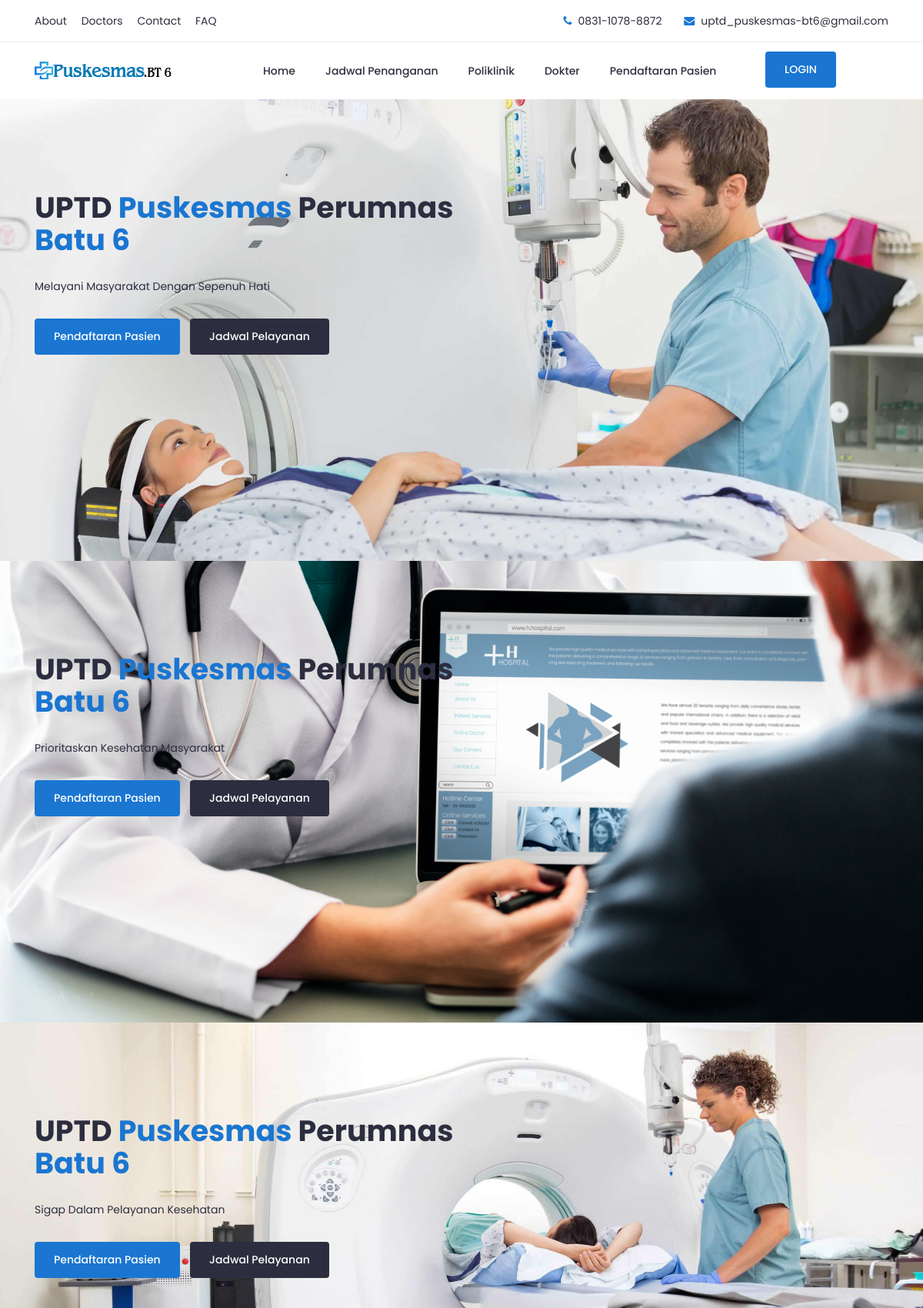
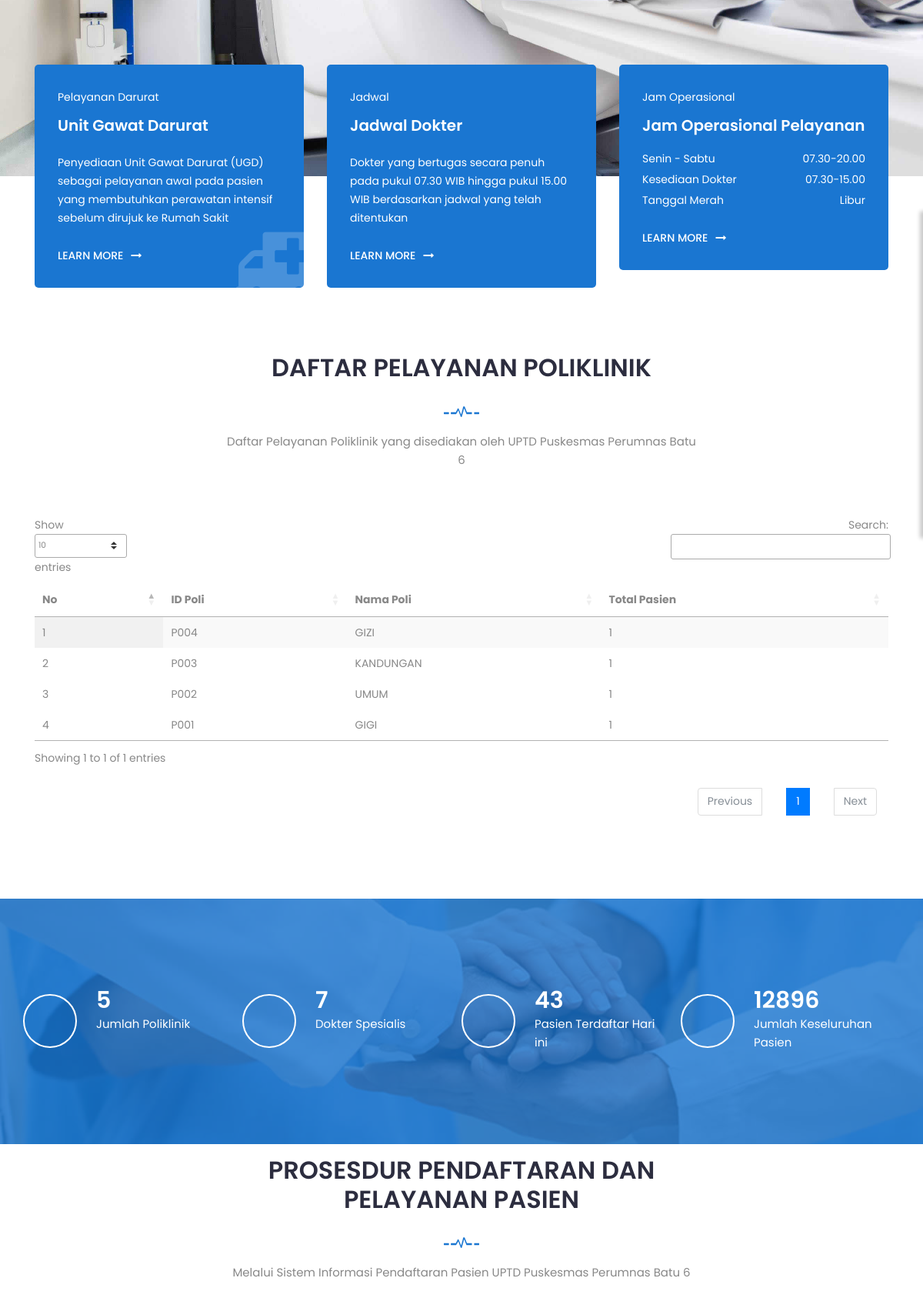
The page /poliklinik.php (upper part) on the database its author committed (2 pictures, top to bottom).
### tables this page shows
CREATE TABLE IF NOT EXISTS `poli` (
  `kd_poli` varchar(5) NOT NULL DEFAULT '',
  `nm_poli` varchar(50) NOT NULL
);

### poliklinik.php (the view, shortened to what this page needs)
<?php
require_once 'Connections/koneksi.php';
function get_int($key, $default = 0) {
    return isset($_GET[$key]) && is_numeric($_GET[$key]) ? (int) $_GET[$key] : $default;
}
$maxRows_jadwal = 10;
$pageNum_jadwal = get_int('pageNum_jadwal', 0);
$startRow_jadwal = $pageNum_jadwal * $maxRows_jadwal;
$query_jadwal = "
SELECT poli.kd_poli, poli.nm_poli, COUNT(pasien.id_pasien) AS total_pasien
FROM poli
LEFT JOIN pasien ON pasien.kd_poli = poli.kd_poli
GROUP BY poli.kd_poli, poli.nm_poli
ORDER BY poli.kd_poli DESC
";
$query_limit_jadwal = $query_jadwal . " LIMIT " . intval($startRow_jadwal) . ", " . intval($maxRows_jadwal);
$jadwal = mysqli_query($koneksi, $query_limit_jadwal);
?>
<!doctype html>
<html class="no-js" lang="zxx">
    <head>
		<link rel="stylesheet" href="css/bootstrap.min.css">
		<link rel="stylesheet" href="css/nice-select.css">
        <link rel="stylesheet" href="css/font-awesome.min.css">
        <link rel="stylesheet" href="css/icofont.css">
		<link rel="stylesheet" href="css/slicknav.min.css">
        <link rel="stylesheet" href="css/owl-carousel.css">
		<link rel="stylesheet" href="css/datepicker.css">
        <link rel="stylesheet" href="css/animate.min.css">
        <link rel="stylesheet" href="css/magnific-popup.css">
        <link rel="stylesheet" href="css/normalize.css">
        <link rel="stylesheet" href="style.css">
        <link rel="stylesheet" href="css/responsive.css">
<link rel='stylesheet' href='https://cdn.datatables.net/1.10.22/css/jquery.dataTables.min.css'/>
    </head>
    <body>
		<header class="header" >
			<div class="topbar">
				<div class="container">
					<div class="row">
						<div class="col-lg-6 col-md-5 col-12">
							<ul class="top-link">
								<li><a href="#">About</a></li>
								<li><a href="#">Doctors</a></li>
								<li><a href="#">Contact</a></li>
								<li><a href="#">FAQ</a></li>
							</ul>
						</div>
						<div class="col-lg-6 col-md-7 col-12">
							<ul class="top-contact">
								<li><i class="fa fa-phone"></i>0831-1078-8872</li>
								<li><i class="fa fa-envelope"></i><a href="uptd_puskesmas-bt6@gmail.com">uptd_puskesmas-bt6@gmail.com</a></li>
							</ul>
						</div>
					</div>
				</div>
			</div>
			<div class="header-inner">
				<div class="container">
					<div class="inner">
						<div class="row">
							<div class="col-lg-3 col-md-3 col-12">
								<div class="logo">
									<a href="index.php"><img src="img/puskesmas.png" alt="#"></a>
								</div>
							</div>
							<div class="col-lg-7 col-md-9 col-12">
								<div class="main-menu">
									<nav class="navigation">
										<ul class="nav menu">
											<li><a href="index.php">Home </a></li>
											<li><a href="jadwal_penanganan.php">Jadwal Penanganan </a></li>
											<li><a href="poliklinik.php">Poliklinik </a></li>
											<li><a href="dokter.php">Dokter </a></li>
											<li><a href="pendaftaran.php">Pendaftaran Pasien </a></li>
										</ul>
									</nav>
								</div>
							</div>
							<div class="col-lg-2 col-12">
								<div class="get-quote">
									<a href="login.php" class="btn">LOGIN</a>
								</div>
							</div>
						</div>
					</div>
				</div>
			</div>
		</header>
		<section class="slider">
			<div class="hero-slider">
				<div class="single-slider" style="background-image:url('img/video-bg.jpg')">
					<div class="container">
						<div class="row">
							<div class="col-lg-7">
								<div class="text">
									<h1>UPTD <span>Puskesmas</span> Perumnas <span>Batu 6</span></h1>
									<p>Melayani Masyarakat Dengan Sepenuh Hati </p>
									<div class="button">
										<a href="pendaftaran.php" class="btn">Pendaftaran Pasien</a>
										<a href="jadwal_penanganan.php" class="btn primary">Jadwal Pelayanan</a>
									</div>
								</div>
							</div>
						</div>
					</div>
				</div>
				<div class="single-slider" style="background-image:url('img/download.jpg')">
					<div class="container">
						<div class="row">
							<div class="col-lg-7">
								<div class="text">
									<h1>UPTD <span>Puskesmas</span> Perumnas <span>Batu 6</span></h1>
									<p>Prioritaskan Kesehatan Masyarakat </p>
									<div class="button">
										<div class="button">
										<a href="pendaftaran.php" class="btn">Pendaftaran Pasien</a>
										<a href="jadwal_penanganan.php" class="btn primary">Jadwal Pelayanan</a>
									</div>
									</div>
								</div>
							</div>
						</div>
					</div>
				</div>
				<div class="single-slider" style="background-image:url('img/call-bg.jpg')">
					<div class="container">
						<div class="row">
							<div class="col-lg-7">
								<div class="text">
									<h1>UPTD <span>Puskesmas</span> Perumnas <span>Batu 6</span></h1>
									<p>Sigap Dalam Pelayanan Kesehatan</p>
									<div class="button">
										<div class="button">
										<a href="pendaftaran.php" class="btn">Pendaftaran Pasien</a>
										<a href="jadwal_penanganan.php" class="btn primary">Jadwal Pelayanan</a>
									</div>
									</div>
								</div>
							</div>
						</div>
					</div>
				</div>
			</div>
		</section>
		<section class="schedule">
			<div class="container">
				<div class="schedule-inner">
					<div class="row">
						<div class="col-lg-4 col-md-6 col-12 ">
							<div class="single-schedule first">
								<div class="inner">
									<div class="icon">
										<i class="fa fa-ambulance"></i>
									</div>
									<div class="single-content">
										<span>Pelayanan Darurat</span>
										<h4>Unit Gawat Darurat</h4>
										<p>Penyediaan Unit Gawat Darurat (UGD) sebagai pelayanan awal pada pasien yang membutuhkan perawatan intensif sebelum dirujuk ke Rumah Sakit</p>
										<a href="#">LEARN MORE<i class="fa fa-long-arrow-right"></i></a>
									</div>
								</div>
							</div>
						</div>
						<div class="col-lg-4 col-md-6 col-12">
							<div class="single-schedule middle">
								<div class="inner">
									<div class="icon">
										<i class="icofont-prescription"></i>
									</div>
									<div class="single-content">
										<span>Jadwal</span>
										<h4>Jadwal Dokter</h4>
										<p>Dokter yang bertugas secara penuh pada pukul 07.30 WIB hingga pukul 15.00 WIB berdasarkan jadwal yang telah ditentukan</p>
										<a href="#">LEARN MORE<i class="fa fa-long-arrow-right"></i></a>
									</div>
								</div>
							</div>
						</div>
						<div class="col-lg-4 col-md-12 col-12">
							<div class="single-schedule last">
								<div class="inner">
									<div class="icon">
										<i class="icofont-ui-clock"></i>
									</div>
									<div class="single-content">
										<span>Jam Operasional</span>
										<h4>Jam Operasional Pelayanan</h4>
										<ul class="time-sidual">
											<li class="day">Senin - Sabtu <span>07.30-20.00</span></li>
											<li class="day">Kesediaan Dokter <span>07.30-15.00</span></li>
											<li class="day">Tanggal Merah<span>Libur</span></li>
										</ul>
										<a href="#">LEARN MORE<i class="fa fa-long-arrow-right"></i></a>
									</div>
								</div>
							</div>
						</div>
					</div>
				</div>
			</div>
		</section>
		<section class="Feautes section">
			<div class="container">
				<div class="row">
					<div class="col-lg-12">
						<div class="section-title">
							<h2>DAFTAR PELAYANAN POLIKLINIK</h2>
							<img src="img/section-img.png" alt="#">
							<p>Daftar Pelayanan Poliklinik yang disediakan oleh UPTD Puskesmas Perumnas Batu 6</p>
						</div>
					</div>
				</div>
				<div class="row">
				<div class="col-lg-12">
                       <script>
$(document).ready(function() {
    $('#example').DataTable();
} );
</script>
<table id="example" class="display" style="width:100%">
          		  <thead>
                	<tr>
                    	  <th>No</th>
                          <th>ID Poli</th>
                          <th>Nama Poli</th>
						  <th>Total Pasien</th>
  </tr>
            </thead>
            <?php $no=1; while ($row_jadwal = mysqli_fetch_assoc($jadwal)) { ?>
    <tbody>
                <tr>
                    <td><?php echo $no++; ?></td>
                            <td><?php echo $row_jadwal['kd_poli']; ?></td>
                            <td><?php echo $row_jadwal['nm_poli']; ?></td>
							<td><?php echo $row_jadwal['total_pasien']; ?></td>
                          </tr>
                          <?php } while ($row_jadwal = mysqli_fetch_assoc($jadwal)); ?>
            </tbody>
                      </table>
                    </div>
				</div>
			</div>
		</section>
		<div id="fun-facts" class="fun-facts section overlay">
			<div class="container">
				<div class="row">
					<div class="col-lg-3 col-md-6 col-12">
						<div class="single-fun">
							<i class="icofont icofont-home"></i>
							<div class="content">
								<span class="counter">5</span>
								<p>Jumlah Poliklinik</p>
							</div>
						</div>
					</div>
					<div class="col-lg-3 col-md-6 col-12">
						<div class="single-fun">
							<i class="icofont icofont-user-alt-3"></i>
							<div class="content">
								<span class="counter">7</span>
								<p>Dokter Spesialis</p>
							</div>
						</div>
					</div>
					<div class="col-lg-3 col-md-6 col-12">
						<div class="single-fun">
							<i class="icofont-simple-smile"></i>
							<div class="content">
								<span class="counter">43</span>
								<p>Pasien Terdaftar Hari ini</p>
							</div>
						</div>
					</div>
					<div class="col-lg-3 col-md-6 col-12">
						<div class="single-fun">
							<i class="icofont icofont-table"></i>
							<div class="content">
								<span class="counter">12896</span>
								<p>Jumlah Keseluruhan Pasien</p>
							</div>
						</div>
					</div>
				</div>
			</div>
		</div>
		<section class="Feautes section">
			<div class="container">
				<div class="row">
					<div class="col-lg-12">
						<div class="section-title">		<p></p>
							<h2>PROSESDUR PENDAFTARAN DAN PELAYANAN PASIEN</h2>
							<img src="img/section-img.png" alt="#">
							<p>Melalui Sistem Informasi Pendaftaran Pasien UPTD Puskesmas Perumnas Batu 6</p>
						</div>
					</div>
				</div>
			</div>
		</section>
    </body>
</html>

### rows shown on the page
poli: kd_poli "P004", nm_poli "GIZI", total_pasien "1"
poli: kd_poli "P003", nm_poli "KANDUNGAN", total_pasien "1"
poli: kd_poli "P002", nm_poli "UMUM", total_pasien "1"
poli: kd_poli "P001", nm_poli "GIGI", total_pasien "1"
